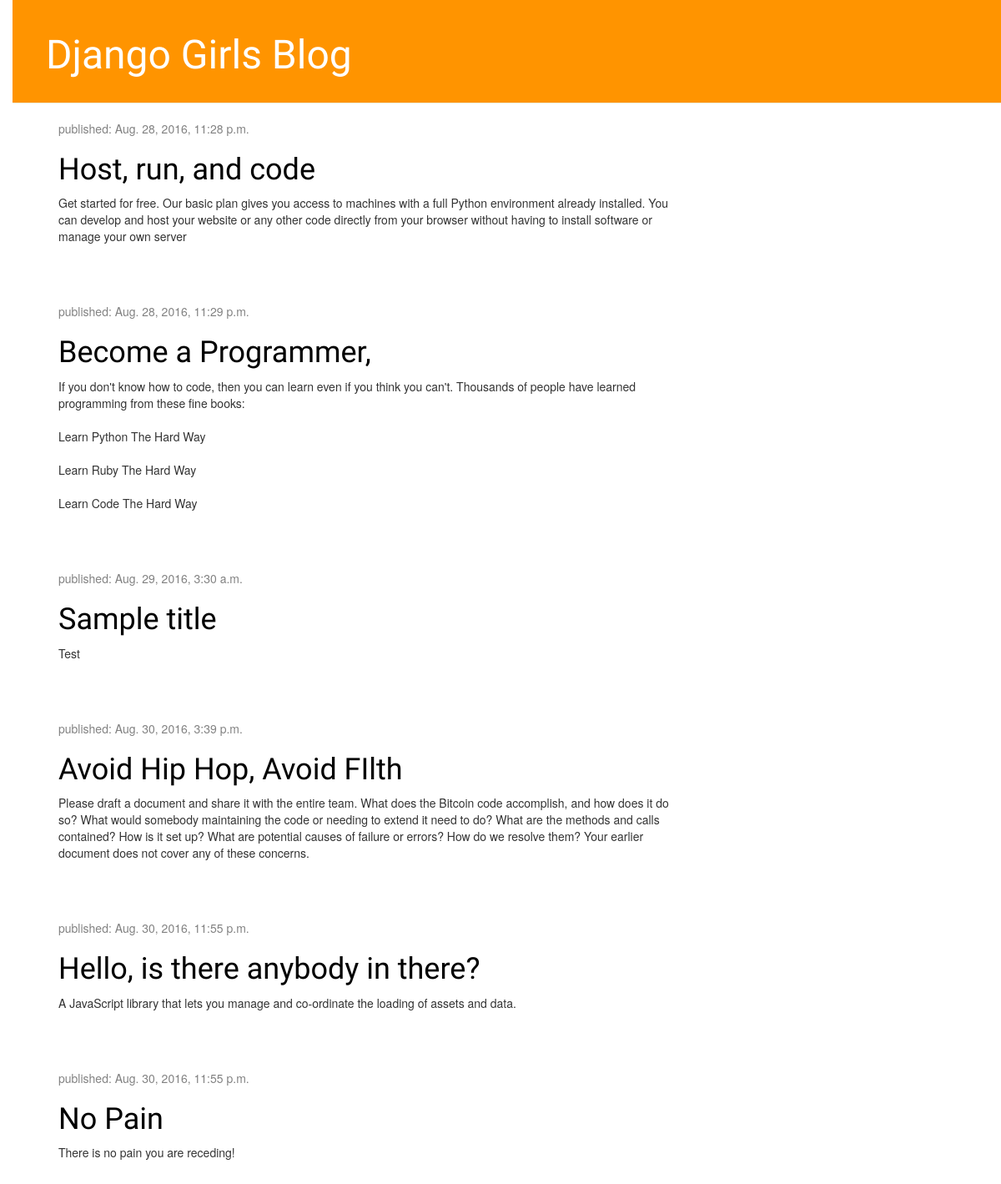
Before: / with the older database file.
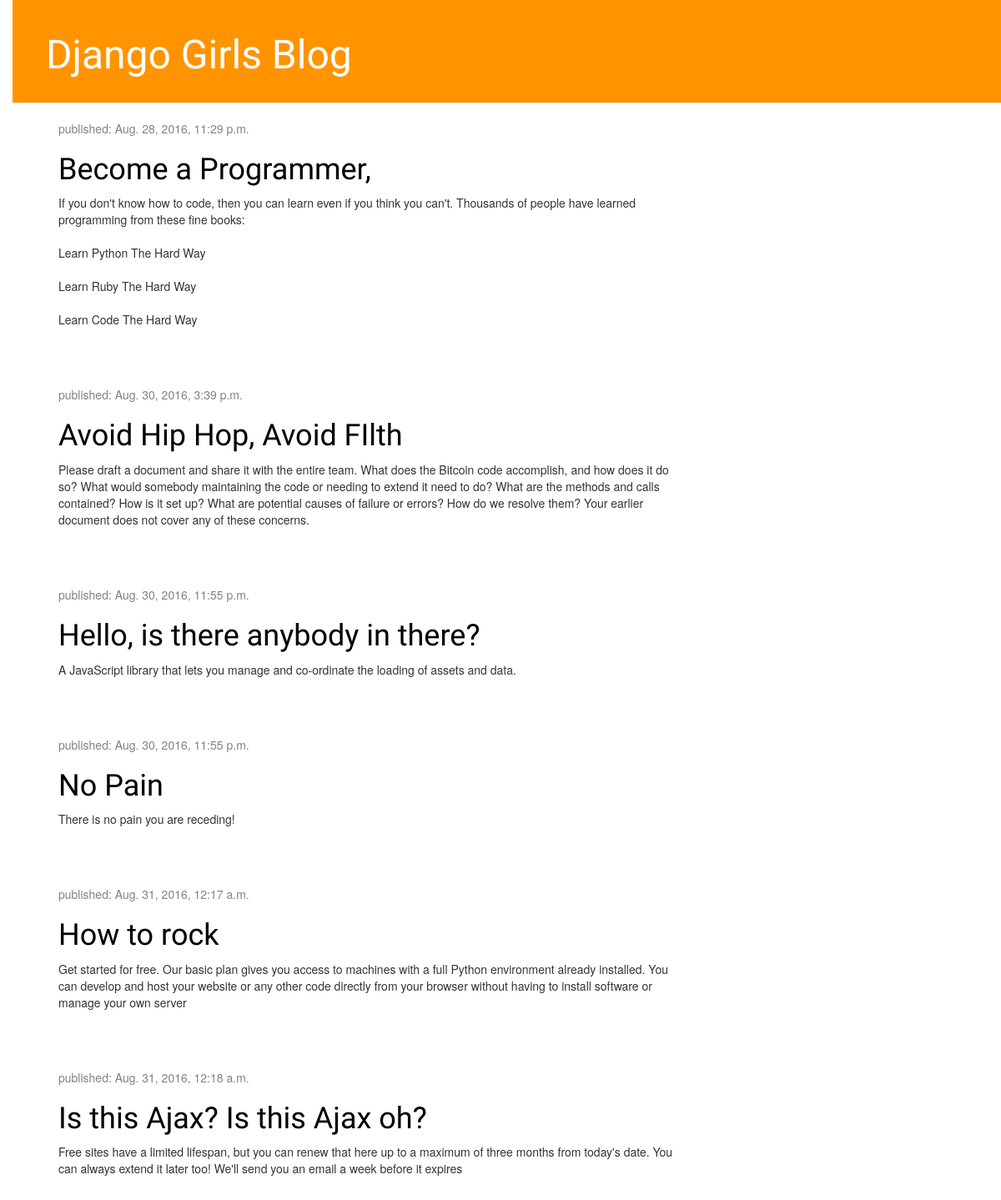
After: the same page with the newer database file.
### blog/models.py (models this page shows, shortened)
class Post(models.Model):
    author = models.ForeignKey("auth.User")
    title = models.CharField(max_length=200)
    text = models.TextField()
    created_date = models.DateTimeField(default=timezone.now)
    published_date = models.DateTimeField(blank=True, null=True)

### blog/views.py (the view)
# urls.py: url(r'^$', views.post_list, name='post'),
def post_list(request):
    posts = Post.objects.filter(published_date__lte=timezone.now()).order_by('published_date')
    return render(request, 'blog/post_list.html', {'posts': posts})

### blog/templates/blog/post_list.html
{% extends 'blog/base.html' %}
{% block content %}
  {% for post in posts %}
      <div class="post">
          <div class="date">
              <p>published: {{ post.published_date }}</p>
          </div>
          <h1><a href="{% url 'post_detail' pk=post.pk %}">{{ post.title }}</a></h1>
          <p>{{ post.text|linebreaksbr }}</p>
      </div>
  {% endfor %}
{% endblock %}

Changed rows visible on the page:
changed Post: published_date "Aug. 28, 2016, 11:28 p.m." → "Aug. 31, 2016, 12:17 a.m."; title "Host, run, and code" → "How to rock"; moves down the list
changed Post: published_date "Aug. 29, 2016, 3:30 a.m." → "Aug. 31, 2016, 12:18 a.m."; title "Sample title" → "Is this Ajax? Is this Ajax oh?"; text "Test" → "Free sites have a limited lifespan, but you can renew that here up to a maximum of three months from today's date. You can always extend it later too! We'll send you an email a week before it expires"; moves down the list
